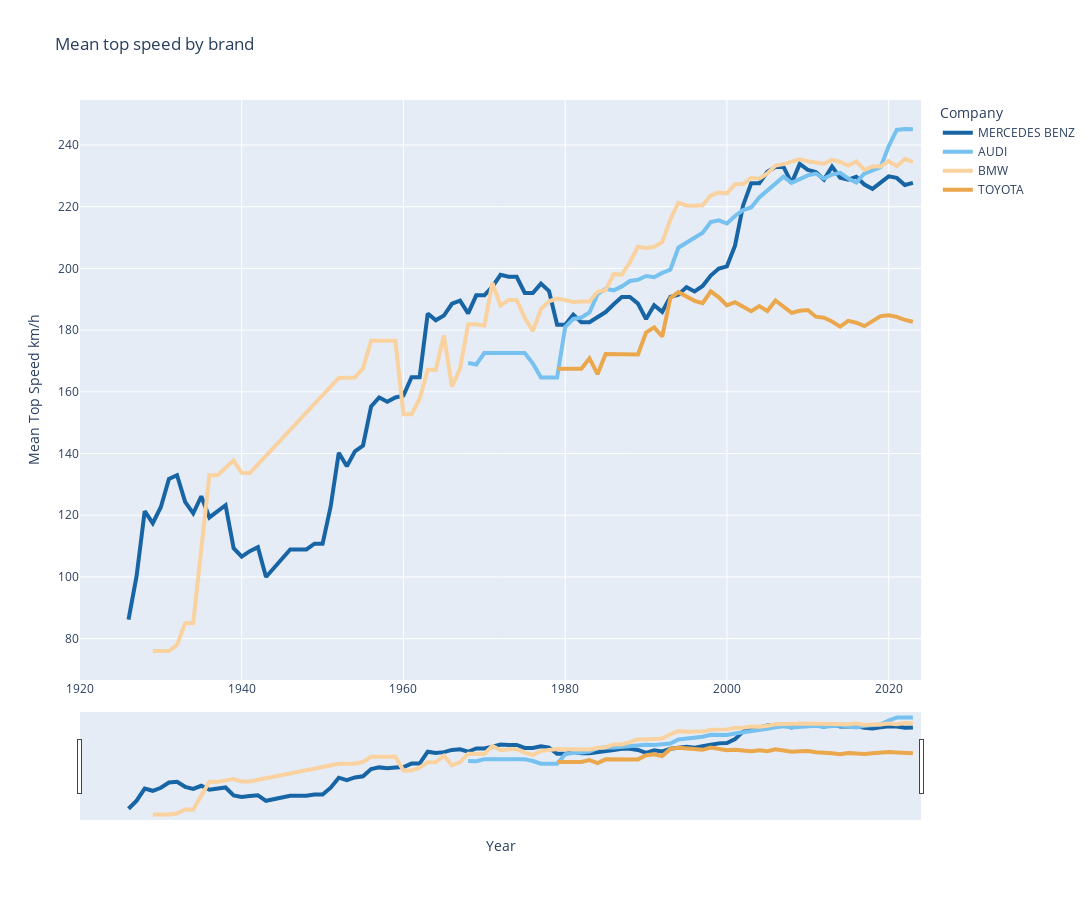

Notebook cell for this chart:
### Code cell
#Make the same plot but with line plot
brands_filter = ['BMW', 'AUDI', 'MERCEDES BENZ', 'TOYOTA']

filtered_evolution_top_speed = evolution_top_speed[evolution_top_speed['Company'].isin(brands_filter)]

fig = px.line(filtered_evolution_top_speed,
                x='Year',
                y='Mean Top Speed km/h',
                title='Mean top speed by brand',
                color='Company',
                color_discrete_sequence=line_colors,
                width=1200,
                height=900,
                )

#Change line width
fig.update_traces(line=dict(width=4))

#Add a slider to select the year
fig.update_layout(xaxis_title='Year',
                  yaxis_title='Mean Top Speed km/h',
                  title='Mean top speed by brand',
                  xaxis=dict(range=[1920, 2024]),
                  xaxis_rangeslider_visible=True)

fig.show()

### Figure 1 — Plotly figure (JSON) as saved in the notebook; plotly's stock layout.template omitted (floating-point values rounded to 4 significant figures)
{"data": [{"hovertemplate": "Company=MERCEDES BENZ<br>Year=%{x}<br>Mean Top Speed km/h=%{y}<extra></extra>", "legendgroup": "MERCEDES BENZ", "line": {"color": "#1865A5", "dash": "solid", "width": 4}, "marker": {"symbol": "circle"}, "mode": "lines", "name": "MERCEDES BENZ", "orientation": "v", "showlegend": true, "type": "scatter", "x": [1926, 1927, 1928, 1929, 1930, 1931, 1932, 1933, 1934, 1935, 1936, 1937, 1938, 1939, 1940, 1941, 1942, 1943, 1946, 1947, 1948, 1949, 1950, 1951, 1952, 1953, 1954, 1955, 1956, 1957, 1958, 1959, 1960, 1961, 1962, 1963, 1964, 1965, 1966, 1967, 1968, 1969, 1970, 1971, 1972, 1973, 1974, 1975, 1976, 1977, 1978, 1979, 1980, 1981, 1982, 1983, 1984, 1985, 1986, 1987, 1988, 1989, 1990, 1991, 1992, 1993, 1994, 1995, 1996, 1997, 1998, 1999, 2000, 2001, 2002, 2003, 2004, 2005, 2006, 2007, 2008, 2009, 2010, 2011, 2012, 2013, 2014, 2015, 2016, 2017, 2018, 2019, 2020, 2021, 2022, 2023], "xaxis": "x", "y": [86.2, 100.3, 121.3, 117.4, 122.7, 131.8, 133.0, 124.3, 120.6, 126.2, 119.3, 121.4, 123.2, 109.3, 106.6, 108.3, 109.6, 100, 108.9, 108.9, 108.9, 110.8, 110.8, 122.8, 140.2, 135.9, 140.7, 142.6, 155.3, 158.2, 156.8, 158.2, 158.8, 164.7, 164.7, 185.4, 183.2, 184.7, 188.5, 189.6, 185.4, 191.3, 191.3, 194.1, 197.9, 197.3, 197.3, 192.0, 192.0, 195.1, 192.7, 181.7, 181.7, 185.0, 182.6, 182.6, 184.1, 185.9, 188.4, 190.7, 190.7, 188.6, 183.6, 188.1, 185.9, 190.8, 191.5, 193.9, 192.6, 194.3, 197.7, 200.0, 200.7, 207.4, 220.4, 227.6, 227.6, 231.3, 232.9, 232.9, 227.6, 233.9, 231.9, 231.3, 228.8, 233.0, 229.4, 228.8, 229.7, 227.2, 225.8, 227.9, 229.9, 229.3, 227.0, 227.7], "yaxis": "y"}, {"hovertemplate": "Company=AUDI<br>Year=%{x}<br>Mean Top Speed km/h=%{y}<extra></extra>", "legendgroup": "AUDI", "line": {"color": "#76C1EF", "dash": "solid", "width": 4}, "marker": {"symbol": "circle"}, "mode": "lines", "name": "AUDI", "orientation": "v", "showlegend": true, "type": "scatter", "x": [1927, 1928, 1929, 1930, 1931, 1932, 1968, 1969, 1970, 1971, 1972, 1973, 1974, 1975, 1976, 1977, 1978, 1979, 1980, 1981, 1982, 1983, 1984, 1985, 1986, 1987, 1988, 1989, 1990, 1991, 1992, 1993, 1994, 1995, 1996, 1997, 1998, 1999, 2000, 2001, 2002, 2003, 2004, 2005, 2006, 2007, 2008, 2009, 2010, 2011, 2012, 2013, 2014, 2015, 2016, 2017, 2018, 2019, 2020, 2021, 2022, 2023], "xaxis": "x", "y": [null, null, null, null, null, null, 169.3, 168.9, 172.5, 172.5, 172.5, 172.5, 172.5, 172.5, 169.2, 164.6, 164.6, 164.6, 181, 183.6, 184.1, 185.7, 191.7, 193.4, 192.9, 194.2, 195.9, 196.3, 197.5, 197.1, 198.5, 199.6, 206.7, 208.4, 210.2, 211.6, 215.0, 215.6, 214.5, 217, 218.9, 219.8, 223.0, 225.3, 227.8, 229.7, 227.7, 229.1, 230.1, 230.7, 229.1, 230.4, 231.0, 229.2, 227.8, 230.8, 231.9, 232.8, 239.5, 244.9, 245.2, 245.1], "yaxis": "y"}, {"hovertemplate": "Company=BMW<br>Year=%{x}<br>Mean Top Speed km/h=%{y}<extra></extra>", "legendgroup": "BMW", "line": {"color": "#f9d29f", "dash": "solid", "width": 4}, "marker": {"symbol": "circle"}, "mode": "lines", "name": "BMW", "orientation": "v", "showlegend": true, "type": "scatter", "x": [1929, 1930, 1931, 1932, 1933, 1934, 1936, 1937, 1938, 1939, 1940, 1941, 1952, 1953, 1954, 1955, 1956, 1957, 1958, 1959, 1960, 1961, 1962, 1963, 1964, 1965, 1966, 1967, 1968, 1969, 1970, 1971, 1972, 1973, 1974, 1975, 1976, 1977, 1978, 1979, 1980, 1981, 1982, 1983, 1984, 1985, 1986, 1987, 1988, 1989, 1990, 1991, 1992, 1993, 1994, 1995, 1996, 1997, 1998, 1999, 2000, 2001, 2002, 2003, 2004, 2005, 2006, 2007, 2008, 2009, 2010, 2011, 2012, 2013, 2014, 2015, 2016, 2017, 2018, 2019, 2020, 2021, 2022, 2023], "xaxis": "x", "y": [76, 76, 76, 78, 85, 85, 133, 133, 135.3, 137.8, 133.7, 133.7, 164.5, 164.5, 164.6, 167.6, 176.6, 176.6, 176.6, 176.6, 152.7, 152.7, 157.7, 167.1, 167.1, 178.3, 161.7, 167.5, 181.9, 181.9, 181.4, 195.3, 188.0, 189.8, 189.8, 184.0, 179.7, 186.8, 189.4, 190.2, 189.8, 189.1, 189.2, 189.2, 192.4, 193, 198.1, 198, 202, 207.1, 206.6, 207.0, 208.5, 215.9, 221.3, 220.4, 220.3, 220.5, 223.6, 224.6, 224.3, 227.3, 227.3, 229.4, 229.1, 230.7, 233.3, 233.8, 234.6, 235.4, 234.7, 234.3, 233.9, 235.2, 234.5, 233.3, 234.7, 231.9, 233.0, 233.0, 234.7, 233.1, 235.4, 234.5], "yaxis": "y"}, {"hovertemplate": "Company=TOYOTA<br>Year=%{x}<br>Mean Top Speed km/h=%{y}<extra></extra>", "legendgroup": "TOYOTA", "line": {"color": "#EBA74C", "dash": "solid", "width": 4}, "marker": {"symbol": "circle"}, "mode": "lines", "name": "TOYOTA", "orientation": "v", "showlegend": true, "type": "scatter", "x": [1979, 1980, 1981, 1982, 1983, 1984, 1985, 1986, 1987, 1988, 1989, 1990, 1991, 1992, 1993, 1994, 1995, 1996, 1997, 1998, 1999, 2000, 2001, 2002, 2003, 2004, 2005, 2006, 2007, 2008, 2009, 2010, 2011, 2012, 2013, 2014, 2015, 2016, 2017, 2018, 2019, 2020, 2021, 2022, 2023], "xaxis": "x", "y": [167.5, 167.5, 167.5, 167.5, 170.8, 165.7, 172.2, 172.2, 172.3, 172.3, 172.1, 179.2, 180.9, 177.9, 190.4, 192.3, 191, 189.5, 188.7, 192.6, 190.6, 188, 189.1, 187.7, 186.1, 187.8, 186.2, 189.6, 187.7, 185.6, 186.3, 186.5, 184.3, 184, 182.8, 181.1, 183.0, 182.4, 181.3, 182.8, 184.6, 184.8, 184.3, 183.3, 182.7], "yaxis": "y"}], "layout": {"height": 900, "legend": {"title": {"text": "Company"}, "tracegroupgap": 0}, "title": {"text": "Mean top speed by brand"}, "width": 1200, "xaxis": {"anchor": "y", "domain": [0, 1], "range": [1920, 2024], "rangeslider": {"visible": true}, "title": {"text": "Year"}}, "yaxis": {"anchor": "x", "domain": [0, 1], "title": {"text": "Mean Top Speed km/h"}}}}
